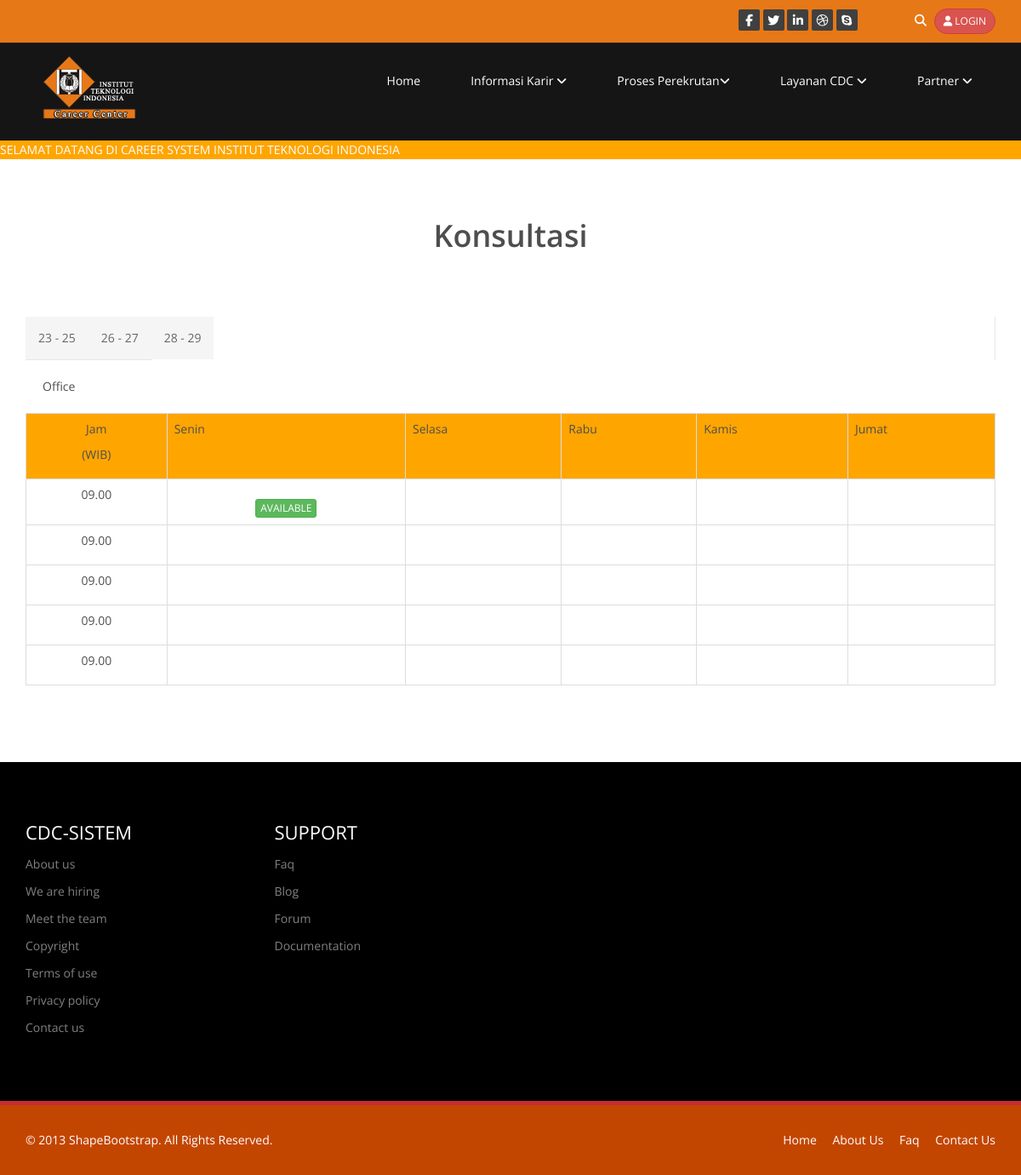
The page /konsul.php on the database its author committed.
### tables this page shows
CREATE TABLE IF NOT EXISTS `konsul_time` (
  `id` int(11) NOT NULL AUTO_INCREMENT,
  `from` date DEFAULT NULL,
  `to` date DEFAULT NULL,
  PRIMARY KEY (`id`)
);

### konsul.php (the view, shortened to what this page needs)
<?php
    include 'header.php';
    $sql = mysql_query("SELECT * FROM konsul_time");
?>
    <section id="blog" class="container">
        <div class="center">
            <h2>Konsultasi</h2>
        </div>
        <div class="blog">
            <div class="row">
                <div class="col-md-12">
                    <div>
                        <ul class="nav nav-tabs" role="tablist">
                            <?php while ($row=mysql_fetch_object($sql)): ?>
                            <li role="presentation">
                                <a href="#home" aria-controls="home" role="tab" data-toggle="tab">
                                    <?=date("d", strtotime($row->from))?> - <?=date("d", strtotime($row->to))?>
                                </a>
                            </li>
                            <?php endwhile ?>
                        </ul>
                        <div class="tab-content">
                            <div role="tabpanel" class="tab-pane active" id="office">Office</div>
                        </div>
                    </div>
                    <table class="table table-bordered" style="background: #fff">
                       <tbody>
                            <tr style="background: orange">
                                <td class="text-center">
                                    <p>Jam</p>
                                    <p>(WIB)</p>
                                </td>
                                <td>
                                    <p>Senin</p>
                                </td>
                                <td>
                                    <p>Selasa</p>
                                </td>
                                <td>
                                    <p>Rabu</p>
                                </td>
                                <td>
                                    <p>Kamis</p>
                                </td>
                                <td>
                                    <p>Jumat</p>
                                </td>
                            </tr>
                            <tr>
                                <td class="text-center">
                                    <p>09.00</p>
                                </td>
                                <td class="text-center available">
                                    <button class="btn btn-xs btn-success" style="margin-top: 15px">
                                        <span>AVAILABLE</span>
                                    </button>
                                </td>
                                <td class="text-center booked">
                                </td>
                                <td class="text-center booked">
                                </td>
                                <td class="text-center booked">
                                </td>
                                <td class="text-center booked">
                                </td>
                            </tr>
                            <tr>
                                <td class="text-center">
                                    <p>09.00</p>
                                </td>
                                <td class="text-center">
                                </td>
                                <td class="text-center">
                                </td>
                                <td class="text-center">
                                </td>
                                <td class="text-center">
                                </td>
                                <td class="text-center">
                                </td>
                            </tr>
                            <tr>
                                <td class="text-center">
                                    <p>09.00</p>
                                </td>
                                <td class="text-center">
                                </td>
                                <td class="text-center">
                                </td>
                                <td class="text-center">
                                </td>
                                <td class="text-center">
                                </td>
                                <td class="text-center">
                                </td>
                            </tr>
                            <tr>
                                <td class="text-center">
                                    <p>09.00</p>
                                </td>
                                <td class="text-center">
                                </td>
                                <td class="text-center">
                                </td>
                                <td class="text-center">
                                </td>
                                <td class="text-center">
                                </td>
                                <td class="text-center">
                                </td>
                            </tr>
                            <tr>
                                <td class="text-center">
                                    <p>09.00</p>
                                </td>
                                <td class="text-center">
                                </td>
                                <td class="text-center">
                                </td>
                                <td class="text-center">
                                </td>
                                <td class="text-center">
                                </td>
                                <td class="text-center">
                                </td>
                            </tr>
                       </tbody>
                    </table>
                </div>
            </div>
        </div>
    </section>
<?php
    include 'footer.php';
?>

### css/main.css (style rules this page uses)
body { background: #fff; font-family: 'Open Sans', sans-serif; color:#4e4e4e; line-height: 22px; }
h1, h2, h3, h4, h5, h6 { font-weight: 600; font-family: 'Open Sans', sans-serif; color:#4e4e4e; }
h2 { font-size: 20px; }
a { color: #c52d2f; -webkit-transition: color 300ms, background-color 300ms; -moz-transition: color 300ms, background-color 300ms; -o-transition: color 300ms, background-color 300ms; transition: color 300ms, background-color 300ms; }
.center h2 { font-size: 36px; margin-top: 0; margin-bottom: 20px; }
body > section { padding: 70px 0; }
.center { text-align: center; padding-bottom: 55px; }
.recent-work-wrap .overlay .preview:hover,a { color:red; text-shadow: 200px; }
.nav-tabs>li { margin-bottom: 0px; border-bottom: 1px solid #e6e6e6; }
.nav-tabs { border-bottom: transparent; border-right: 1px solid #e6e6e6; }
.nav-tabs>li>a { background: #f5f5f5; color: #666; border-radius: 0; border: 0 none; line-height: 24px; margin-right:0; padding: 13px 15px; }
.nav-tabs li:last-child { border-bottom: 0 none; }
.tab-content { padding: 20px; }

### rows shown on the page
konsul_time: from "23", to "25"
konsul_time: from "26", to "27"
konsul_time: from "28", to "29"
